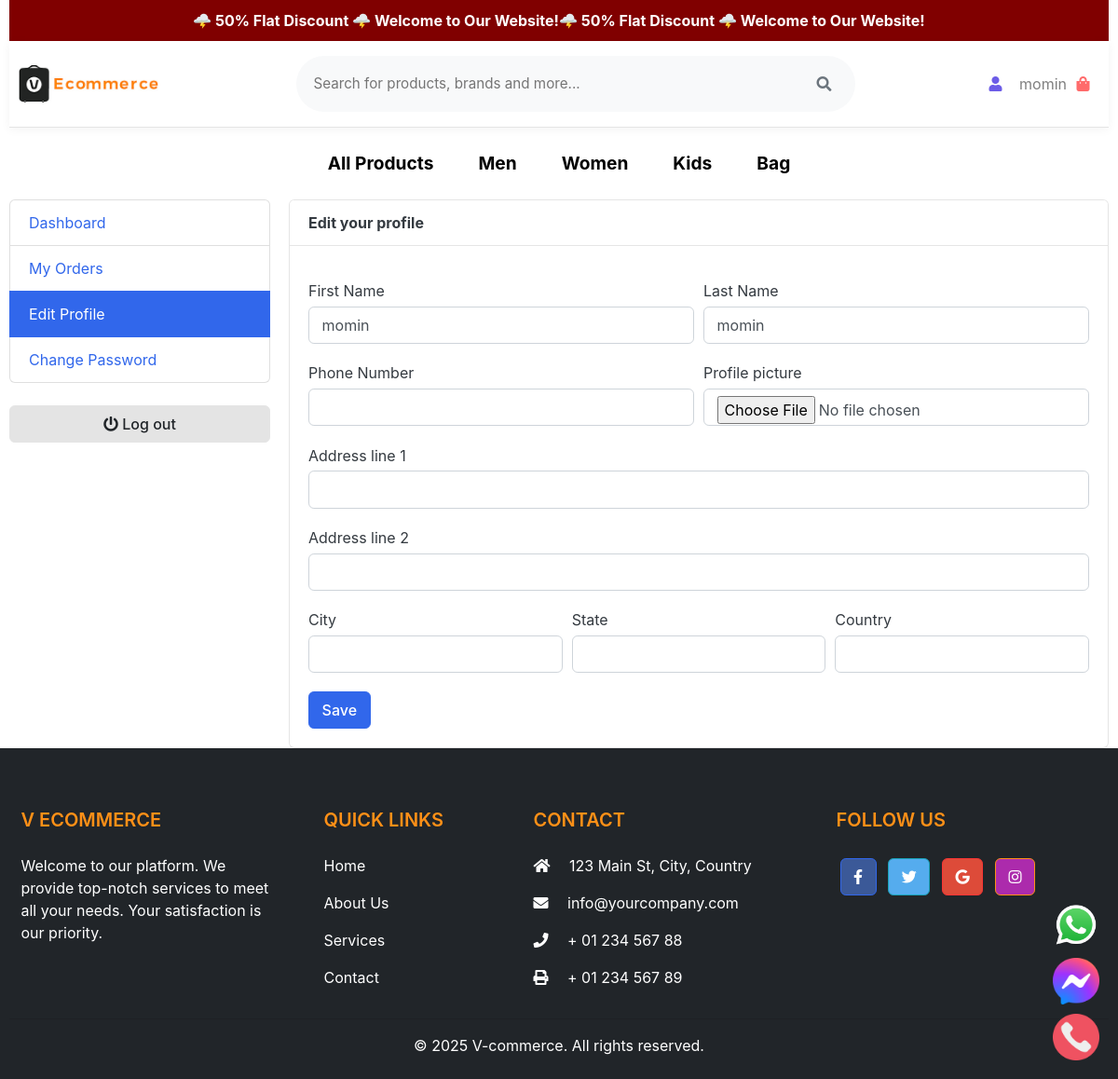
/accounts/edit_profile/ (signed in), run on the app's committed database.
### accounts/models.py (models this page shows, shortened)
class Account(AbstractBaseUser):
    first_name = models.CharField(max_length=50)
    last_name = models.CharField(max_length=50)
    username = models.CharField(max_length=50, unique=True)
    email = models.EmailField(max_length=100, unique=True)
    phone_number = models.CharField(max_length=50)
    date_joined = models.DateTimeField(auto_now_add=True)
    last_login = models.DateTimeField(auto_now=True)
    is_admin = models.BooleanField(default=False)
    is_staff = models.BooleanField(default=False)
    is_active = models.BooleanField(default=False)
    is_superadmin = models.BooleanField(default=False)
    USERNAME_FIELD = 'email'
    REQUIRED_FIELDS = ['username', 'first_name', 'last_name']
    objects = MyAccountManager()

class UserProfile(models.Model):
    user = models.OneToOneField(Account, on_delete=models.CASCADE)
    address_line_1 = models.CharField(max_length=100, blank=True)
    address_line_2 = models.CharField(max_length=100, blank=True)
    profile_picture = models.ImageField(blank=True, null=True, upload_to='userprofile/')
    city = models.CharField(max_length=20, blank=True)
    state = models.CharField(max_length=20, blank=True)
    country = models.CharField(max_length=20, blank=True)

### category/models.py (models this page shows, shortened)
class Category(models.Model):
    category_name = models.CharField(max_length=50,unique=True)
    slug = models.SlugField(max_length=100, unique=True)
    description = models.TextField(max_length=255, blank=True)
    cat_image = models.ImageField(upload_to="photos/categories", blank=True)
    class Meta:
        verbose_name = "Category"
        verbose_name_plural = "Categories"
    def get_url(self):
        return reverse('products_by_category', args=(self.slug,))

### accounts/views.py (the view)
# urls.py: path('edit_profile/', views.edit_profile, name='edit_profile'),
@login_required(login_url='login')
def edit_profile(request):
    userprofile = get_object_or_404(UserProfile, user=request.user)
    if request.method == 'POST':
        user_form = UserForm(request.POST, instance=request.user)
        profile_form = UserProfileForm(request.POST, request.FILES, instance=userprofile)
        if user_form.is_valid() and profile_form.is_valid():
            user_form.save()
            profile_form.save()
            messages.success(request, 'Your profile has been updated.')
            return redirect('edit_profile')
    else:
        user_form = UserForm(instance=request.user)
        profile_form = UserProfileForm(instance=userprofile)
    context = {
        'user_form': user_form,
        'profile_form': profile_form,
        'userprofile': userprofile,
    }
    return render(request, 'accounts/edit_profile.html', context)

### accounts/forms.py
class UserForm(forms.ModelForm):
    class Meta:
        model = Account
        fields = ['first_name', 'last_name', 'phone_number']
    def __init__(self, *args, **kwargs):
        super(UserForm,self).__init__(*args, **kwargs)
        for field in self.fields:
            self.fields[field].widget.attrs['class'] = 'form-control'

class UserProfileForm(forms.ModelForm):
    profile_picture = forms.ImageField(required=False, error_messages = {'Invalid':("Image files only")}, widget=forms.FileInput)
    class Meta:
        model = UserProfile
        fields = ['address_line_1', 'address_line_2', 'city', 'state', 'country', 'profile_picture']
    def __init__(self, *args, **kwargs):
        super(UserProfileForm,self).__init__(*args, **kwargs)
        for field in self.fields:
            self.fields[field].widget.attrs['class'] = 'form-control'

### carts/context_processors.py (called while the page is built)
def counter(request):
    cart_count = 0
    if 'admin' in request.path:
        return {}
    else:
        try:
            cart = Cart.objects.filter(cart_id = _cart_id(request))
            if request.user.is_authenticated:
                cart_items = CartItem.objects.all().filter(user=request.user)
            else:
                cart_items = CartItem.objects.all().filter(cart = cart[:1])
            for cart_item in cart_items:
                cart_count += cart_item.quantity
        except Cart.DoesNotExist:
            cart_count = 0
    return dict(cart_count=cart_count)

### carts/views.py (called while the page is built)
def _cart_id(request):
    cart = request.session.session_key
    if not cart:
        cart = request.session.create()
    return cart

### category/context_processors.py (called while the page is built)
def menu_links(request):
    links = Category.objects.all()
    return dict(links = links)

### templates/accounts/edit_profile.html (shortened to what this page needs)
{% extends 'base.html' %}
{% block content %}
<section class="section-conten padding-y bg">
    <div class="container">
        <div class="row">
        {% include 'includes/dashboard_sidebar.html' %}
        <main class="col-md-9">
            <article class="card">
            <header class="card-header">
                <strong class="d-inline-block mr-3">Edit your profile</strong>
            </header>
            <div class="card-body">
                <div class="row">
                    <div class="col-md-12">
                        <form action="{% url 'edit_profile' %}" method="POST" enctype="multipart/form-data">
                            <div class="form-row">
                                <div class="form-group col-md-6">
                                    <label> First Name </label>
                                    {{ user_form.first_name }}
                                </div>
                                <div class="form-group col-md-6">
                                    <label> Last Name </label>
                                    {{ user_form.last_name }}
                                </div>
                            </div>
                            <div class="form-row">
                                <div class="form-group col-md-6">
                                    <label> Phone Number </label>
                                    {{ user_form.phone_number }}
                                </div>
                                <div class="form-group col-md-6">
                                    <label> Profile picture </label>
                                    {{ profile_form.profile_picture }}
                                </div>
                            </div>
                            <div class="form-group">
                                <label> Address line 1 </label>
                                {{ profile_form.address_line_1 }}
                            </div>
                            <div class="form-group">
                                <label> Address line 2 </label>
                                {{ profile_form.address_line_2 }}
                            </div>
                            <div class="form-row">
                                <div class="form-group col-md-4">
                                    <label> City </label>
                                    {{ profile_form.city }}
                                </div>
                                <div class="form-group col-md-4">
                                    <label> State </label>
                                    {{ profile_form.state }}
                                </div>
                                <div class="form-group col-md-4">
                                    <label> Country </label>
                                    {{ profile_form.country }}
                                </div>
                            </div>
                            <input type="submit" value="Save" class="btn btn-primary">
                        </form>
                    </div>
                </div>
            </div>
            </article>
        </main>
    </div>
    </div>
</section>
{% endblock %}

### templates/includes/navbar.html (shortened to what this page needs)
{% load static %}
<header>
    <div class="container">
        <nav class="navbar navbar-light bg-white border-bottom">
            <div class="container">
                <a href="{% url 'home' %}" class="navbar-brand">
                    <img src="{% static './images/e_com.png' %}" alt="Logo" class="logo">
                </a>
                <form action="{% url 'search' %}" class="search-form d-none d-md-block" method="GET">
                    <div class="search-wrapper">
                        <input type="text"
                               class="search-input"
                               placeholder="Search for products, brands and more..."
                               name="keyword"
                               autocomplete="off">
                        <button type="submit" class="search-icon">
                            <i class="fa fa-search"></i>
                        </button>
                    </div>
                </form>
                <ul class="navbar-nav flex-row align-items-center">
                    <li class="nav-item me-3">
                        {% if user.id is none %}
                            <div class="user-menu">
                                <a href="{% url 'login' %}" class="auth-link">Sign in / Register</a>
                            </div>
                        {% else %}
                            <a class="nav-link user-link" href="{% url 'dashboard' %}">
                                <div class="user-avatar">
                                    <i class="fa fa-user"></i>
                                </div>
                                <div class="user-info">
                                    <span class="user-name">{{ user.first_name }}</span>
                                </div>
                            </a>
                        {% endif %}
                    </li>
                    <li class="nav-item">
                        <a href="{% url 'cart' %}" class="nav-link cart-link">
                            <div class="cart-container">
                                <div class="cart-icon">
                                    <i class="fa fa-shopping-bag"></i>
                                </div>
                            </div>
                        </a>
                    </li>
                </ul>
            </div>
        </nav>
        <div class="categories-bar">
            <div class="container">
                <div class="categories-wrapper d-flex justify-content-center">
                    <a href="{% url 'store' %}" class="category-item">All Products</a>
                    {% for category in links %}
                        <a href="{{ category.get_url }}" class="category-item  ">{{ category.category_name }}</a>
                    {% endfor %}
                </div>
            </div>
        </div>
    </div>
</header>

### templates/base.html (style rules this page uses)
body { overflow-x: hidden; }

### templates/includes/navbar.html (style rules this page uses)
.navbar { padding: 1rem 0; box-shadow: 0 2px 10px rgba(0,0,0,0.05); }
.navbar-brand img { height: 40px; }
.search-form { flex-grow: 1; max-width: 600px; margin: 0 2rem; }
.search-wrapper { display: flex; align-items: center; background: #f8f9fa; border-radius: 50px; padding: 0.5rem 1rem; transition: all 0.3s ease; border: 2px solid transparent; }
.search-input { border: none; background: transparent; padding: 0.5rem 0; width: 100%; outline: none; font-size: 0.95rem; }
.search-icon { color: #6c757d; background: none; border: none; padding: 0.5rem; cursor: pointer; }
.user-link { display: flex; align-items: center; gap: 0.5rem; padding: 0.5rem; }
.user-avatar { width: 35px; height: 35px; border-radius: 50%; display: flex; align-items: center; justify-content: center; color: #6c5ce7; }
.cart-icon { position: relative; width: 35px; height: 35px; display: flex; align-items: center; justify-content: center; color: #ff6b6b; }
.categories-bar { padding: 0.5rem 0; overflow-x: auto; white-space: nowrap; -webkit-overflow-scrolling: touch; }
.categories-wrapper { display: flex; gap: 1rem; padding: 0.5rem 0; }
.category-item { color: black; font-size: 1.2rem; font-weight: bold; text-decoration: none; padding: 0.5rem 1rem; border-radius: 4px; transition: all 0.3s ease; }

### data on the page
Account: first_name "momin", last_name "momin"
Category: category_name "Men"
Category: category_name "Women"
Category: category_name "Kids"
Category: category_name "Bag"
